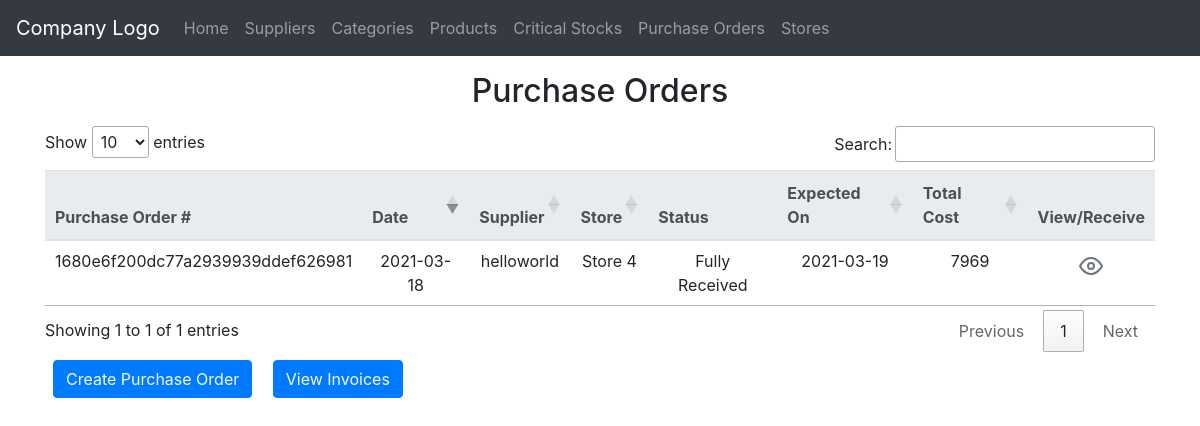
Page /purchase_orders/index.php on the committed database.
### tables this page shows
CREATE TABLE `purchase_orders` (
  `purchase_order_id` varchar(32) NOT NULL,
  `supplier_id` int(11) NOT NULL,
  `store_id` int(11) NOT NULL,
  `order_date` varchar(10) NOT NULL,
  `delivery_date` varchar(10) NOT NULL,
  `status` varchar(20) NOT NULL,
  `subtotal` float NOT NULL,
  `additional_cost` float DEFAULT NULL,
  `received_on` varchar(10) DEFAULT NULL
);

CREATE TABLE `suppliers` (
  `Id` int(11) NOT NULL,
  `CompanyName` varchar(255) NOT NULL,
  `Address` varchar(255) DEFAULT NULL,
  `ContactNumber` varchar(13) DEFAULT NULL,
  `Email` varchar(255) DEFAULT NULL
);

CREATE TABLE `stores` (
  `Id` int(11) NOT NULL,
  `Name` varchar(255) NOT NULL,
  `Address` varchar(255) DEFAULT NULL,
  `ContactNumber` varchar(13) DEFAULT NULL
);

### private/query_functions.php (called while the page is built, shortened)
<?php
  function find_supplier_by_id($id, $options=[]) {
    global $db;
    $sql = "SELECT * FROM suppliers ";
    $sql .= "WHERE Id='" . db_escape($db, $id) . "' ";
    $result = mysqli_query($db, $sql);
    $supplier = mysqli_fetch_assoc($result);
    return $supplier;
  }
  function find_store_by_id($id, $options=[]) {
    global $db;
    $sql = "SELECT * FROM stores ";
    $sql .= "WHERE Id='" . db_escape($db, $id) . "' ";
    $result = mysqli_query($db, $sql);
    $store = mysqli_fetch_assoc($result);
    return $store;
  }
  function find_all_po($options=[]) {
    global $db;
    $sql = "SELECT * FROM purchase_orders ";
    $result = mysqli_query($db, $sql);
    return $result;
  }
?>

### private/functions.php (called while the page is built, shortened)
<?php
function url_for($script_path) {
  if($script_path[0] != '/') {
    $script_path = "/" . $script_path;
  }
  return WWW_ROOT . $script_path;
}
function h($string="") {
  return htmlspecialchars($string);
}
?>

### private/db_functions.php (called while the page is built, shortened)
<?php
  function db_escape($connection, $string) {
    return mysqli_real_escape_string($connection, $string);
  }
?>

### public/purchase_orders/index.php (the view, shortened to what this page needs)
<?php
$po_list = find_all_po();
?>
<?php require('../../private/shared/public_header.php');?>
<?php require('../../private/shared/public_navigation.php');?>
  	<div class="container">
      	<h2 class="my-3 text-center">Purchase Orders</h2>
    <table class="mx-auto table table-sm table-hover table-responsive-md text-center" id="po_table">
    	<thead class="thead-light">
    		<tr>
    			<th>Purchase Order #</th>
    			<th>Date</th>
	    		<th>Supplier</th>
	    		<th>Store</th>
	    		<th>Status</th>
                <th>Expected On</th>
                <th>Total Cost</th>
                <th>View/Receive</th>
    		</tr>
    	</thead>
    	<tbody>
    	    <?php if (mysqli_num_rows($po_list)>0){
    	    	while($po = mysqli_fetch_assoc($po_list)) { ?>
    		<tr>
    			<td><?php echo h($po['purchase_order_id']); ?></td>
                <td><?php echo h($po['order_date']); ?></td>
                <td><?php $supplier = find_supplier_by_id($po['supplier_id']);
                 echo $supplier['CompanyName'];
                ?></td>
                <td><?php $store = find_store_by_id($po['store_id']);
                     echo $store['Name'];?></td>
                <td><?php echo h($po['status']); ?></td>
                <td><?php echo h($po['delivery_date']); ?></td>
                <td ><?php echo h($po['subtotal'] + $po['additional_cost']); ?></td>
    			<td><a class="btn btn-sm bg-transparent text-secondary"  href="<?php echo url_for('purchase_orders/view.php?id='. $po['purchase_order_id'])?>">
                    <i data-feather="eye"></i>
                </a></td>
    		</tr>
    		<?php }}else{ ?>
    			<tr><td colspan="7" align="center">No Records Found</td></tr>
    		<?php }?>
    	</tbody>
    </table>
    <a class="btn btn-primary text-light m-2" href="<?php echo url_for('purchase_orders/new.php')?>" >Create Purchase Order</a>
    <a class="btn btn-primary text-light m-2" href="<?php echo url_for('purchase_orders/invoice.php')?>" >View Invoices</a>
    </div>
<?php require('../../private/shared/public_footer.php');?>

### public/resources/css/suppliers.css (style rules this page uses)
.btn { box-shadow: none !important; }

### rows in the picture
purchase_orders: purchase_order_id "1680e6f200dc77a2939939ddef626981", order_date "2021-03-18", supplier.CompanyName "helloworld", store.Name "Store 4", status "Fully Received", delivery_date "2021-03-19", $po['subtotal'] + $po['additional_cost'] "7969"
